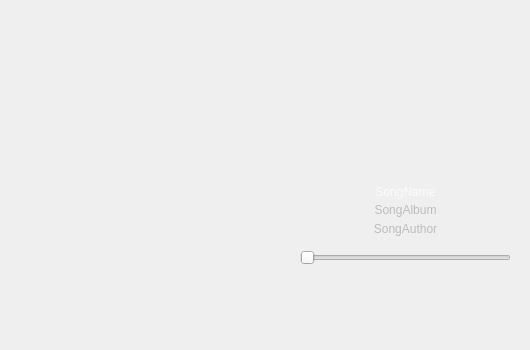
<?xml version="1.0" encoding="UTF-8"?>
<ui version="4.0">
 <class>MainWindow</class>
 <widget class="QMainWindow" name="MainWindow">
  <property name="geometry">
   <rect>
    <x>0</x>
    <y>0</y>
    <width>530</width>
    <height>350</height>
   </rect>
  </property>
  <property name="minimumSize">
   <size>
    <width>530</width>
    <height>350</height>
   </size>
  </property>
  <property name="maximumSize">
   <size>
    <width>530</width>
    <height>350</height>
   </size>
  </property>
  <property name="baseSize">
   <size>
    <width>530</width>
    <height>350</height>
   </size>
  </property>
  <property name="windowTitle">
   <string>MainWindow</string>
  </property>
  <property name="styleSheet">
   <string notr="true">font: 8pt &quot;Comic Sans MS&quot;;</string>
  </property>
  <widget class="QWidget" name="centralwidget">
   <widget class="QLabel" name="BackgroundMusicLabel">
    <property name="enabled">
     <bool>false</bool>
    </property>
    <property name="geometry">
     <rect>
      <x>-1</x>
      <y>-1</y>
      <width>532</width>
      <height>352</height>
     </rect>
    </property>
    <property name="styleSheet">
     <string notr="true">background-image: url(:/MusicBackground/musicBackgroundImage.png);</string>
    </property>
    <property name="text">
     <string/>
    </property>
   </widget>
   <widget class="QSlider" name="songSlider">
    <property name="enabled">
     <bool>true</bool>
    </property>
    <property name="geometry">
     <rect>
      <x>300</x>
      <y>250</y>
      <width>211</width>
      <height>16</height>
     </rect>
    </property>
    <property name="orientation">
     <enum>Qt::Horizontal</enum>
    </property>
   </widget>
   <widget class="QWidget" name="horizontalLayoutWidget">
    <property name="geometry">
     <rect>
      <x>300</x>
      <y>270</y>
      <width>211</width>
      <height>40</height>
     </rect>
    </property>
    <layout class="QHBoxLayout" name="ButtonsLayout">
     <item>
      <widget class="QPushButton" name="previousSongButton">
       <property name="text">
        <string/>
       </property>
       <property name="icon">
        <iconset>
         <normaloff>Icons/PreviousButton.png</normaloff>Icons/PreviousButton.png</iconset>
       </property>
       <property name="iconSize">
        <size>
         <width>30</width>
         <height>30</height>
        </size>
       </property>
       <property name="flat">
        <bool>true</bool>
       </property>
      </widget>
     </item>
     <item>
      <widget class="QPushButton" name="PSMusicButton">
       <property name="text">
        <string/>
       </property>
       <property name="icon">
        <iconset>
         <normaloff>Icons/PlayStopButton.png</normaloff>Icons/PlayStopButton.png</iconset>
       </property>
       <property name="iconSize">
        <size>
         <width>30</width>
         <height>30</height>
        </size>
       </property>
       <property name="flat">
        <bool>true</bool>
       </property>
      </widget>
     </item>
     <item>
      <widget class="QPushButton" name="nextSongButton">
       <property name="text">
        <string/>
       </property>
       <property name="icon">
        <iconset>
         <normaloff>Icons/NextButton.png</normaloff>Icons/NextButton.png</iconset>
       </property>
       <property name="iconSize">
        <size>
         <width>30</width>
         <height>30</height>
        </size>
       </property>
       <property name="flat">
        <bool>true</bool>
       </property>
      </widget>
     </item>
    </layout>
   </widget>
   <widget class="QLabel" name="songAuthorLabel">
    <property name="geometry">
     <rect>
      <x>290</x>
      <y>220</y>
      <width>231</width>
      <height>17</height>
     </rect>
    </property>
    <property name="styleSheet">
     <string notr="true">font: 75 08pt &quot;Comic Sans MS&quot;;
color: rgb(188, 188, 188);
</string>
    </property>
    <property name="text">
     <string>SongAuthor</string>
    </property>
    <property name="alignment">
     <set>Qt::AlignCenter</set>
    </property>
   </widget>
   <widget class="QLabel" name="songNameLabel">
    <property name="geometry">
     <rect>
      <x>290</x>
      <y>180</y>
      <width>231</width>
      <height>23</height>
     </rect>
    </property>
    <property name="styleSheet">
     <string notr="true">font: 75 12pt &quot;Comic Sans MS&quot;;
color: rgb(250, 250, 250);</string>
    </property>
    <property name="text">
     <string>SongName</string>
    </property>
    <property name="alignment">
     <set>Qt::AlignCenter</set>
    </property>
   </widget>
   <widget class="QLabel" name="songAlbumLabel">
    <property name="geometry">
     <rect>
      <x>290</x>
      <y>200</y>
      <width>231</width>
      <height>20</height>
     </rect>
    </property>
    <property name="styleSheet">
     <string notr="true">font: 75 08pt &quot;Comic Sans MS&quot;;
color: rgb(188, 188, 188);
</string>
    </property>
    <property name="text">
     <string>SongAlbum</string>
    </property>
    <property name="alignment">
     <set>Qt::AlignCenter</set>
    </property>
   </widget>
  </widget>
 </widget>
 <resources>
  <include location="Icons/Background.qrc"/>
 </resources>
 <connections/>
</ui>
